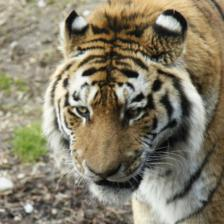
#> input picture image_similarity/dataset/0.jpg, 224 x 224 px, found by its file name; its folder holds 6 pictures in this run
$ jupyter execute --allow-errors 'Image Similarity.ipynb'   (shell and % lines are left out)
#> lines starting #> are read from the running program, lines starting #| are printed output that depends on the picture
[cell 1]
from skimage.metrics import structural_similarity as ssim
import matplotlib.pyplot as plt
import numpy as np
import cv2

[cell 2]
# [30 lines left out: functions mse, compare_images, not called in this run]

[cell 3]
# [31 lines left out: functions mse, compare_images, not called in this run]

[cell 4]
import time

original = cv2.imread("/content/drive/MyDrive/Semantic Search Similarity/dataset/588.jpg")
contrast = cv2.imread("/content/drive/MyDrive/Semantic Search Similarity/dataset/592.jpg")
start = time.time()
#> (the rest of this cell did not finish here and is left out)

[cell 5]
# load the images -- the original, the original + contrast,
# and the original + photoshop
original = cv2.imread("/content/drive/MyDrive/Semantic Search Similarity/dataset/588.jpg")
contrast = cv2.imread("/content/drive/MyDrive/Semantic Search Similarity/dataset/592.jpg")
shopped = cv2.imread("/content/drive/MyDrive/Semantic Search Similarity/dataset/593.jpg")
# convert the images to grayscale
#> (the rest of this cell did not finish here and is left out)

[cell 6]
# initialize the figure
fig = plt.figure("Images")
images = ("Original", original), ("Contrast", contrast), ("Photoshopped", shopped)
# loop over the images
#> (the rest of this cell did not finish here and is left out)

SIFT

[cell 7]
import cv2

# read the images
img1 = cv2.imread('/content/drive/MyDrive/Semantic Search Similarity/dataset/588.jpg')
img2 = cv2.imread('/content/drive/MyDrive/Semantic Search Similarity/dataset/592.jpg')
# convert images to grayscale
#> (the rest of this cell did not finish here and is left out)

[cell 8]
# create feature matcher
bf = cv2.BFMatcher(cv2.NORM_L1, crossCheck=True)
# match descriptors of both images
#> (the rest of this cell did not finish here and is left out)

#> (a cell that did not finish here is left out)

[cell 10]
from google.colab.patches import cv2_imshow

# show the image
#> (the rest of this cell did not finish here and is left out)

#> (a cell that did not finish here is left out)

[cell 12]
import os
images_dir = '/content/drive/MyDrive/Semantic Search Similarity/dataset/'
images = []
for filename in os.listdir(images_dir):
    f = os.path.join(images_dir, filename)
    img = cv2.imread(f)
#> img is the input picture: shape (224, 224, 3); mean B, G, R 105.7, 126.8, 134.4
    img = cv2.cvtColor(img, cv2.COLOR_BGR2GRAY)
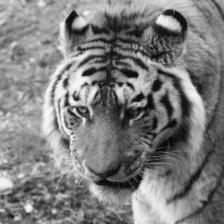
#> img: shape (224, 224); min 0, max 254, mean 126.7
    images.append(img)
#> pass 2 of the loop `for filename in os.listdir(images_dir):`:
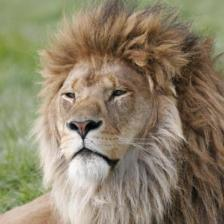
#> input picture image_similarity/dataset/100.jpg, 224 x 224 px, found by its file name
#> img is the input picture: shape (224, 224, 3); mean B, G, R 105.7, 129.7, 140.6
#> `img = cv2.cvtColor(img, cv2.COLOR_BGR2GRAY)`:
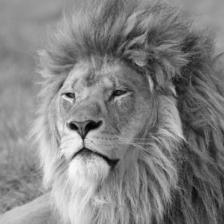
#> img: shape (224, 224); min 0, max 253, mean 130.2
#> pass 3 of the loop `for filename in os.listdir(images_dir):`:
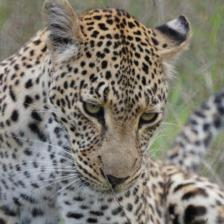
#> input picture image_similarity/dataset/107.jpg, 224 x 224 px, found by its file name
#> img is the input picture: shape (224, 224, 3); mean B, G, R 113.7, 123.9, 128
#> `img = cv2.cvtColor(img, cv2.COLOR_BGR2GRAY)`:
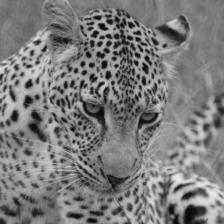
#> img: shape (224, 224); min 2, max 235, mean 123.9
#> the loop made 6 passes; the first 3 are shown

[cell 13]
def similarity_ssim(imageA, imageB):
  dim = (min(len(imageA), len(imageB)), min(len(imageA[0]), len(imageB[0])))
  imageA = cv2.resize(imageA, dim)
  imageB = cv2.resize(imageB, dim)
  # m = mse(imageA, imageB)
  s = ssim(imageA, imageB)
  return 1-s

[cell 14]
def similarity_sift(imageA, imageB):
  sift = cv2.xfeatures2d.SIFT_create()
  # detect SIFT features in both images
  keypoints_1, descriptors_1 = sift.detectAndCompute(imageA,None)
  keypoints_2, descriptors_2 = sift.detectAndCompute(imageB,None)
  bf = cv2.BFMatcher(cv2.NORM_L1, crossCheck=True)
  # match descriptors of both images
  matches = bf.match(descriptors_1,descriptors_2)
  matches = sorted(matches, key = lambda x:x.distance)
  n = 50
  return sum([match.distance for match in matches[:n]])/n

[cell 15]
def find_similar(query_img, images, similarity, topk):
  topk = min(topk, len(images))

  similarities = [(similarity(query_img, img), i) for i, img in enumerate(images)]
  similarities.sort(key = lambda x:x[0])
  result = [idx for sim, idx in similarities[:topk]]
  return result

[cell 16]
from google.colab.patches import cv2_imshow
query_img = cv2.imread('/content/drive/MyDrive/Semantic Search Similarity/dataset/585.jpg')
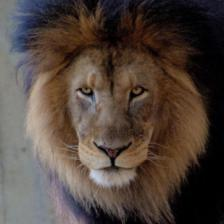
#> input picture image_similarity/dataset/585.jpg, 224 x 224 px, found by its file name
#> query_img is the input picture: shape (224, 224, 3); mean B, G, R 60.4, 67.9, 80.7
query_img = cv2.cvtColor(query_img, cv2.COLOR_BGR2GRAY)
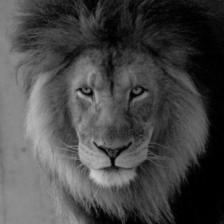
#> query_img: shape (224, 224); min 0, max 206, mean 70.9

similar_images = find_similar(query_img, images, similarity_ssim, 5)
#> in similarity_ssim, `dim = (min(len(imageA), len(imageB)), min(len(imageA[0]), len(imageB[0..`: dim = (224, 224)
#> in similarity_ssim, `s = ssim(imageA, imageB)`: s = 0.0997
#> in similarity_ssim (call 4), `imageB = cv2.resize(imageB, dim)`:
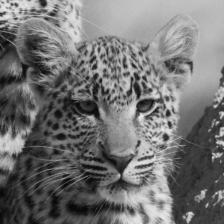
#> imageB: shape (224, 224); min 1, max 238, mean 115.2
#> in similarity_ssim (call 4), `s = ssim(imageA, imageB)`: s = 0.0782
#> in similarity_ssim (call 5), `imageB = cv2.resize(imageB, dim)`:
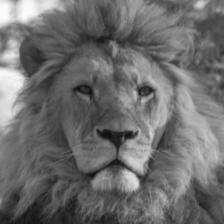
#> imageB: shape (224, 224); min 13, max 254, mean 108.9
#> in similarity_ssim (call 5), `s = ssim(imageA, imageB)`: s = 0.201

cv2_imshow(query_img)
for idx in similar_images:
  cv2_imshow(images[idx])

[cell 17]
query_img = cv2.imread('/content/drive/MyDrive/Semantic Search Similarity/dataset/585.jpg')
query_img = cv2.cvtColor(query_img, cv2.COLOR_BGR2GRAY)

similar_images = find_similar(query_img, images, similarity_sift, 5)
#> in similarity_sift, `keypoints_1, descriptors_1 = sift.detectAndCompute(imageA,None)`: keypoints_1 = 214 keypoints; strongest (x, y, size): (91, 94, 3.8), (80, 89, 2.6), (112, 160, 3.7), (79, 93, 2.9)
#> in similarity_sift, `keypoints_2, descriptors_2 = sift.detectAndCompute(imageB,None)`: keypoints_2 = 1006 keypoints; strongest (x, y, size): (86, 73, 4.7), (76, 98, 3.9), (73, 16, 6.2), (66, 83, 4.4)
#> in similarity_sift, `matches = bf.match(descriptors_1,descriptors_2)`: matches = 122 matches
#> in similarity_sift (call 2), `keypoints_2, descriptors_2 = sift.detectAndCompute(imageB,None)`: keypoints_2 = 475 keypoints; strongest (x, y, size): (73, 126, 5.3), (68, 94, 3.6), (84, 151, 8.2), (83, 137, 3.2)
#> in similarity_sift (call 2), `matches = bf.match(descriptors_1,descriptors_2)`: matches = 106 matches
#> in similarity_sift (call 3), `keypoints_2, descriptors_2 = sift.detectAndCompute(imageB,None)`: keypoints_2 = 1228 keypoints; strongest (x, y, size): (29, 84, 5), (15, 116, 5.9), (83, 64, 3.2), (102, 26, 4.2)
#> in similarity_sift (call 3), `matches = bf.match(descriptors_1,descriptors_2)`: matches = 114 matches
#> in similarity_sift (call 4), `keypoints_2, descriptors_2 = sift.detectAndCompute(imageB,None)`: keypoints_2 = 897 keypoints; strongest (x, y, size): (166, 137, 4.3), (168, 113, 3.4), (16, 5, 2.5), (169, 124, 3.2)
#> in similarity_sift (call 4), `matches = bf.match(descriptors_1,descriptors_2)`: matches = 113 matches
#> in similarity_sift (call 5), `keypoints_2, descriptors_2 = sift.detectAndCompute(imageB,None)`: keypoints_2 = 285 keypoints; strongest (x, y, size): (131, 182, 11.1), (129, 135, 6.1), (145, 90, 9.3), (117, 164, 10.7)
#> in similarity_sift (call 5), `matches = bf.match(descriptors_1,descriptors_2)`: matches = 90 matches
#> in similarity_sift (call 6), `keypoints_2, descriptors_2 = sift.detectAndCompute(imageB,None)`: keypoints_2 has the same summary as keypoints_1
#> in similarity_sift (call 6), `matches = bf.match(descriptors_1,descriptors_2)`: matches = 214 matches

cv2_imshow(query_img)
for idx in similar_images:
  cv2_imshow(images[idx])
